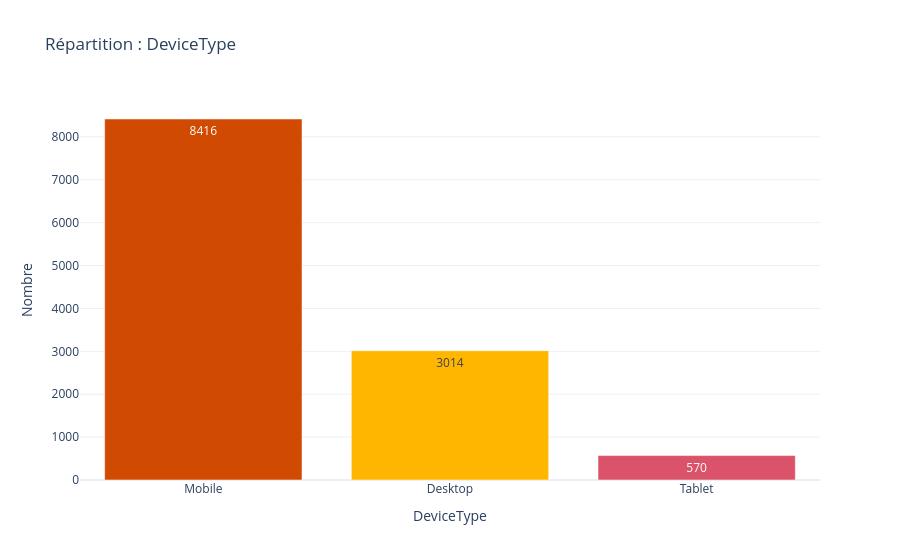
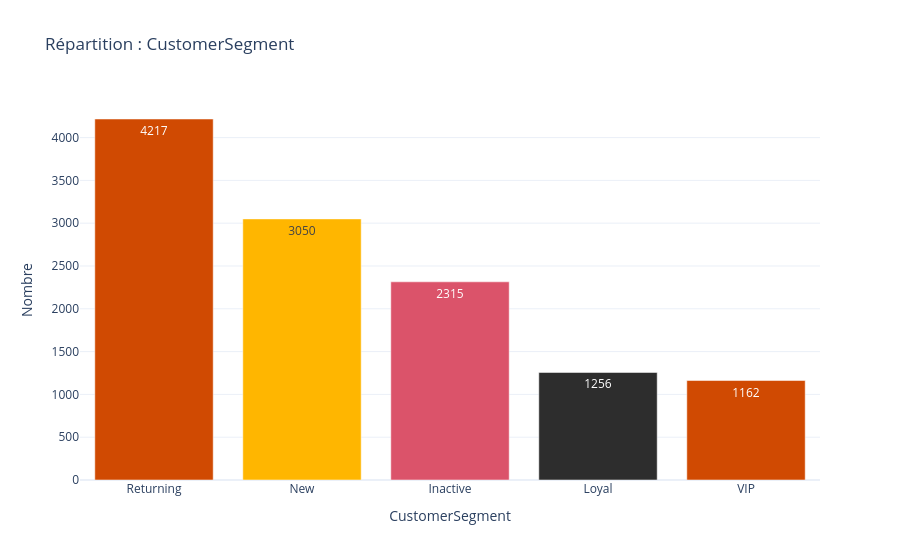
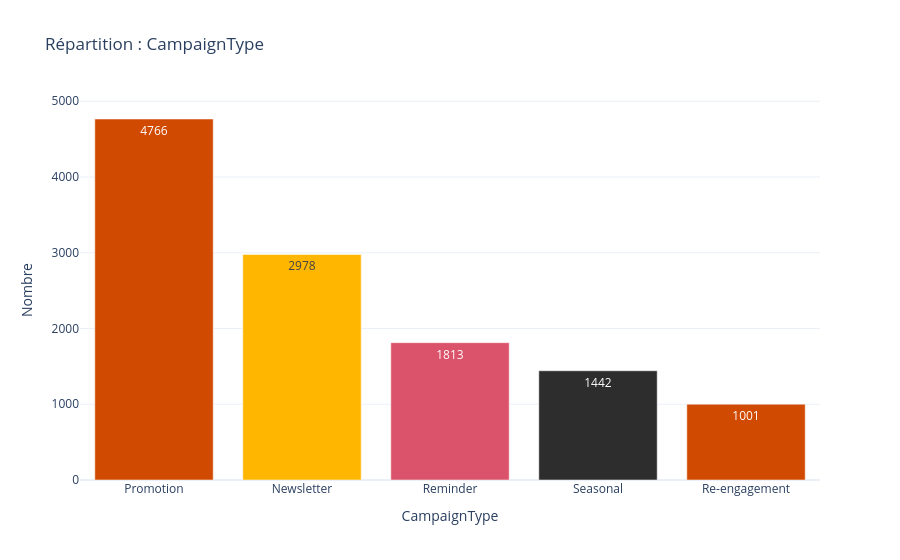

Write notebook code for charts like these, in order.
### Markdown cell above
2 Analyseunivariée pour chaque variable quantitative/qualitative

### Code cell
# Config globale
sns.set_theme(style="whitegrid", context="talk", font_scale=0.9)

# Identification des variables quantitatives et qualitatives
quantitative_vars = ['SendHour', 'AudienceSize', 'OpenRate', 'ClickRate', 'ConversionRate']
qualitative_vars = ['DeviceType', 'CustomerSegment', 'CampaignType']
# Analyse des variables quantitatives
for col in quantitative_vars:
    df[col] = pd.to_numeric(df[col], errors='coerce')
    print(f" Stats pour {col}")
    print(df[col].describe())

    # Création figure & 2 sous-graphes
    fig, (ax_hist, ax_box) = plt.subplots(1, 2, figsize=(12, 4))
    
    # couleur
    color = "#FFB600"

    # Histogramme
    sns.histplot(df[col].dropna(), kde=True, color=color, ax=ax_hist)
    ax_hist.set(title=f'Distribution : {col}', xlabel=col)
    
    # Boxplot
    sns.boxplot(x=df[col], color=color, width=0.5, ax=ax_box)
    ax_box.set(title=f'Boxplot : {col}', xlabel=col)
    
    # Ajout médiane
    med = df[col].median()
    ax_box.axvline(med, color='#2D2D2D', linestyle='--', linewidth=1)
    ax_box.text(med, 0.1, f' Med: {med:.2f}', color='#2D2D2D', ha='left', fontsize=12,
                transform=ax_box.get_xaxis_transform())

    sns.despine()
    plt.tight_layout()
    plt.show()

# Analyse des variables qualitatives
for col in qualitative_vars:
    print(f"\nRépartition : {col}")
    
    # Préparation des données pour Plotly
    df_counts = df[col].value_counts().reset_index()
    df_counts.columns = [col, 'Count']
    
    # Graphique interactif
    fig = px.bar(df_counts, x=col, y='Count',
                 title=f'Répartition : {col}',
                 text_auto=True,
                 color=col,
                 color_discrete_sequence=["#D04A02", "#FFB600", "#DB536A", "#2D2D2D"])
    # #mise en forme
    fig.update_layout(showlegend=False, 
                      template="plotly_white",
                      xaxis_title=col,
                      yaxis_title="Nombre")
    
    fig.show()

### Figure 1 — Plotly figure (JSON) as saved in the notebook; plotly's stock layout.template omitted (floating-point values rounded to 4 significant figures)
{"data": [{"hovertemplate": "DeviceType=%{x}<br>Count=%{y}<extra></extra>", "legendgroup": "Mobile", "marker": {"color": "#D04A02", "pattern": {"shape": ""}}, "name": "Mobile", "orientation": "v", "showlegend": true, "textposition": "auto", "texttemplate": "%{y}", "type": "bar", "x": ["Mobile"], "xaxis": "x", "y": [8416], "yaxis": "y"}, {"hovertemplate": "DeviceType=%{x}<br>Count=%{y}<extra></extra>", "legendgroup": "Desktop", "marker": {"color": "#FFB600", "pattern": {"shape": ""}}, "name": "Desktop", "orientation": "v", "showlegend": true, "textposition": "auto", "texttemplate": "%{y}", "type": "bar", "x": ["Desktop"], "xaxis": "x", "y": [3014], "yaxis": "y"}, {"hovertemplate": "DeviceType=%{x}<br>Count=%{y}<extra></extra>", "legendgroup": "Tablet", "marker": {"color": "#DB536A", "pattern": {"shape": ""}}, "name": "Tablet", "orientation": "v", "showlegend": true, "textposition": "auto", "texttemplate": "%{y}", "type": "bar", "x": ["Tablet"], "xaxis": "x", "y": [570], "yaxis": "y"}], "layout": {"barmode": "relative", "legend": {"title": {"text": "DeviceType"}, "tracegroupgap": 0}, "showlegend": false, "title": {"text": "Répartition : DeviceType"}, "xaxis": {"anchor": "y", "categoryarray": ["Mobile", "Desktop", "Tablet"], "categoryorder": "array", "domain": [0, 1], "title": {"text": "DeviceType"}}, "yaxis": {"anchor": "x", "domain": [0, 1], "title": {"text": "Nombre"}}}}

### Figure 2 — Plotly figure (JSON) as saved in the notebook; plotly's stock layout.template omitted (floating-point values rounded to 4 significant figures)
{"data": [{"hovertemplate": "CustomerSegment=%{x}<br>Count=%{y}<extra></extra>", "legendgroup": "Returning", "marker": {"color": "#D04A02", "pattern": {"shape": ""}}, "name": "Returning", "orientation": "v", "showlegend": true, "textposition": "auto", "texttemplate": "%{y}", "type": "bar", "x": ["Returning"], "xaxis": "x", "y": [4217], "yaxis": "y"}, {"hovertemplate": "CustomerSegment=%{x}<br>Count=%{y}<extra></extra>", "legendgroup": "New", "marker": {"color": "#FFB600", "pattern": {"shape": ""}}, "name": "New", "orientation": "v", "showlegend": true, "textposition": "auto", "texttemplate": "%{y}", "type": "bar", "x": ["New"], "xaxis": "x", "y": [3050], "yaxis": "y"}, {"hovertemplate": "CustomerSegment=%{x}<br>Count=%{y}<extra></extra>", "legendgroup": "Inactive", "marker": {"color": "#DB536A", "pattern": {"shape": ""}}, "name": "Inactive", "orientation": "v", "showlegend": true, "textposition": "auto", "texttemplate": "%{y}", "type": "bar", "x": ["Inactive"], "xaxis": "x", "y": [2315], "yaxis": "y"}, {"hovertemplate": "CustomerSegment=%{x}<br>Count=%{y}<extra></extra>", "legendgroup": "Loyal", "marker": {"color": "#2D2D2D", "pattern": {"shape": ""}}, "name": "Loyal", "orientation": "v", "showlegend": true, "textposition": "auto", "texttemplate": "%{y}", "type": "bar", "x": ["Loyal"], "xaxis": "x", "y": [1256], "yaxis": "y"}, {"hovertemplate": "CustomerSegment=%{x}<br>Count=%{y}<extra></extra>", "legendgroup": "VIP", "marker": {"color": "#D04A02", "pattern": {"shape": ""}}, "name": "VIP", "orientation": "v", "showlegend": true, "textposition": "auto", "texttemplate": "%{y}", "type": "bar", "x": ["VIP"], "xaxis": "x", "y": [1162], "yaxis": "y"}], "layout": {"barmode": "relative", "legend": {"title": {"text": "CustomerSegment"}, "tracegroupgap": 0}, "showlegend": false, "title": {"text": "Répartition : CustomerSegment"}, "xaxis": {"anchor": "y", "categoryarray": ["Returning", "New", "Inactive", "Loyal", "VIP"], "categoryorder": "array", "domain": [0, 1], "title": {"text": "CustomerSegment"}}, "yaxis": {"anchor": "x", "domain": [0, 1], "title": {"text": "Nombre"}}}}

### Figure 3 — Plotly figure (JSON) as saved in the notebook; plotly's stock layout.template omitted (floating-point values rounded to 4 significant figures)
{"data": [{"hovertemplate": "CampaignType=%{x}<br>Count=%{y}<extra></extra>", "legendgroup": "Promotion", "marker": {"color": "#D04A02", "pattern": {"shape": ""}}, "name": "Promotion", "orientation": "v", "showlegend": true, "textposition": "auto", "texttemplate": "%{y}", "type": "bar", "x": ["Promotion"], "xaxis": "x", "y": [4766], "yaxis": "y"}, {"hovertemplate": "CampaignType=%{x}<br>Count=%{y}<extra></extra>", "legendgroup": "Newsletter", "marker": {"color": "#FFB600", "pattern": {"shape": ""}}, "name": "Newsletter", "orientation": "v", "showlegend": true, "textposition": "auto", "texttemplate": "%{y}", "type": "bar", "x": ["Newsletter"], "xaxis": "x", "y": [2978], "yaxis": "y"}, {"hovertemplate": "CampaignType=%{x}<br>Count=%{y}<extra></extra>", "legendgroup": "Reminder", "marker": {"color": "#DB536A", "pattern": {"shape": ""}}, "name": "Reminder", "orientation": "v", "showlegend": true, "textposition": "auto", "texttemplate": "%{y}", "type": "bar", "x": ["Reminder"], "xaxis": "x", "y": [1813], "yaxis": "y"}, {"hovertemplate": "CampaignType=%{x}<br>Count=%{y}<extra></extra>", "legendgroup": "Seasonal", "marker": {"color": "#2D2D2D", "pattern": {"shape": ""}}, "name": "Seasonal", "orientation": "v", "showlegend": true, "textposition": "auto", "texttemplate": "%{y}", "type": "bar", "x": ["Seasonal"], "xaxis": "x", "y": [1442], "yaxis": "y"}, {"hovertemplate": "CampaignType=%{x}<br>Count=%{y}<extra></extra>", "legendgroup": "Re-engagement", "marker": {"color": "#D04A02", "pattern": {"shape": ""}}, "name": "Re-engagement", "orientation": "v", "showlegend": true, "textposition": "auto", "texttemplate": "%{y}", "type": "bar", "x": ["Re-engagement"], "xaxis": "x", "y": [1001], "yaxis": "y"}], "layout": {"barmode": "relative", "legend": {"title": {"text": "CampaignType"}, "tracegroupgap": 0}, "showlegend": false, "title": {"text": "Répartition : CampaignType"}, "xaxis": {"anchor": "y", "categoryarray": ["Promotion", "Newsletter", "Reminder", "Seasonal", "Re-engagement"], "categoryorder": "array", "domain": [0, 1], "title": {"text": "CampaignType"}}, "yaxis": {"anchor": "x", "domain": [0, 1], "title": {"text": "Nombre"}}}}
